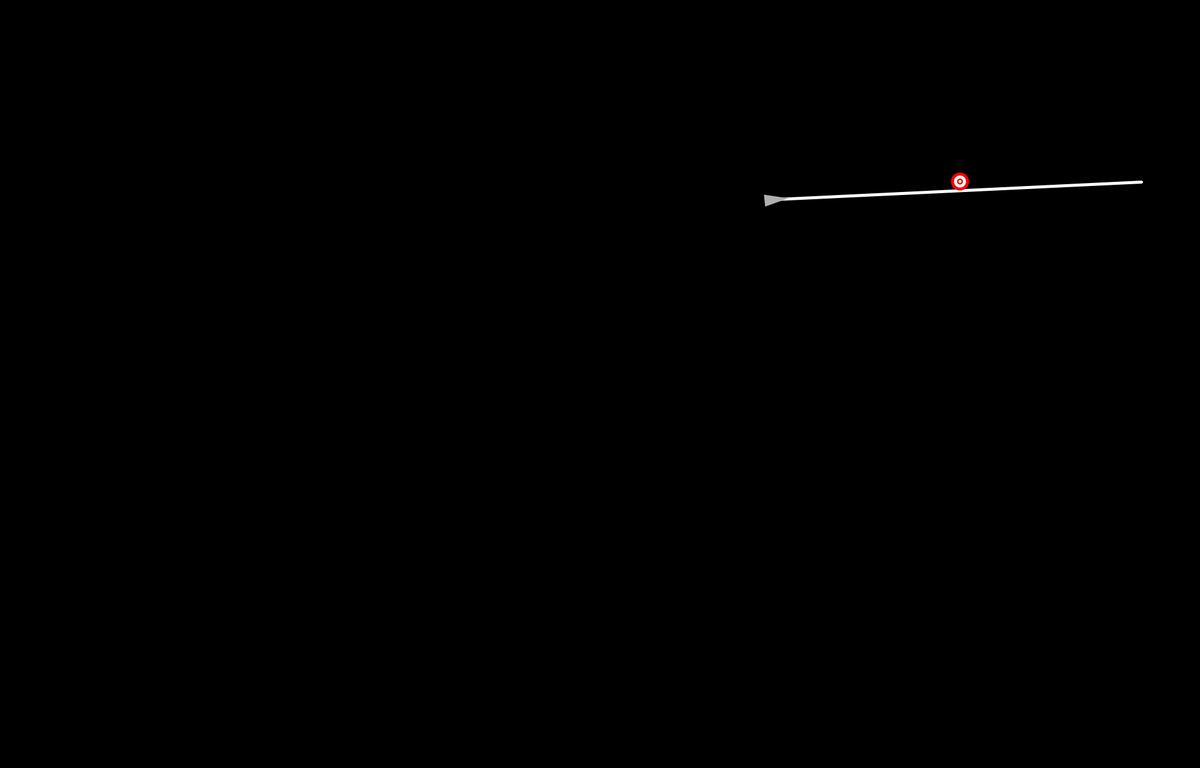
Frame 1 (no input)
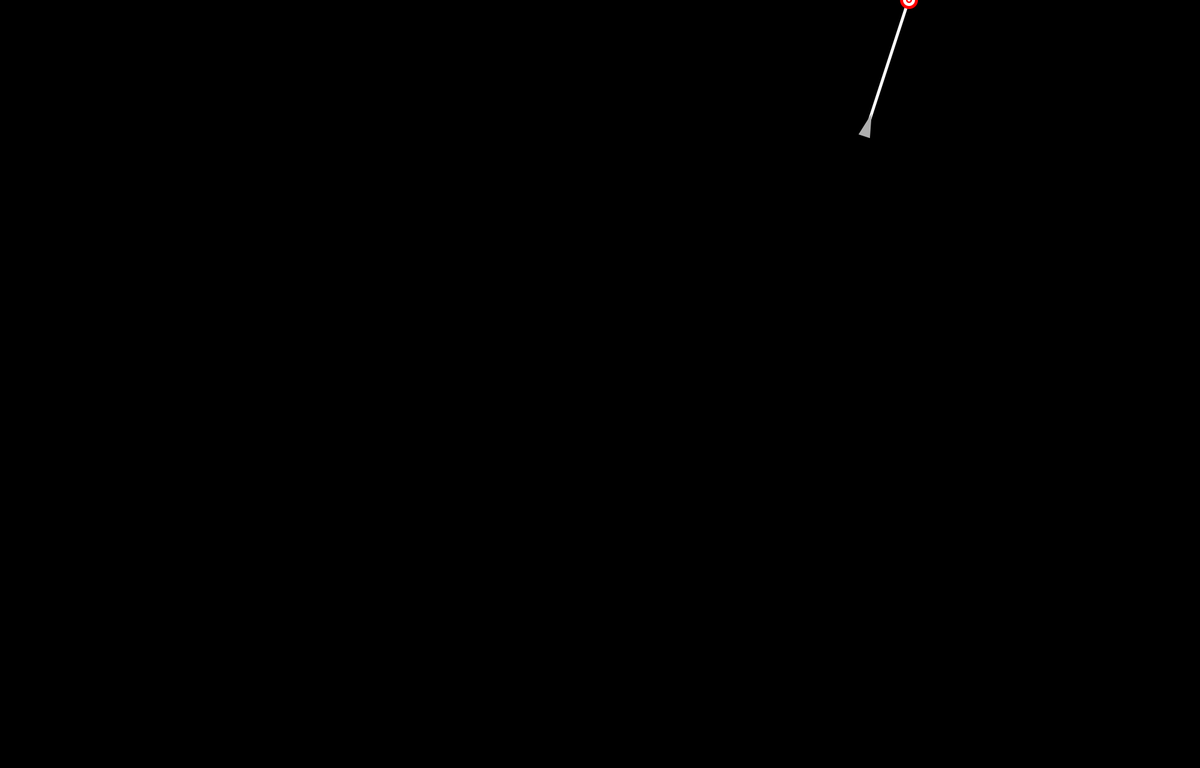
Frame 60 (the mouse pressed at the canvas centre just before this capture)
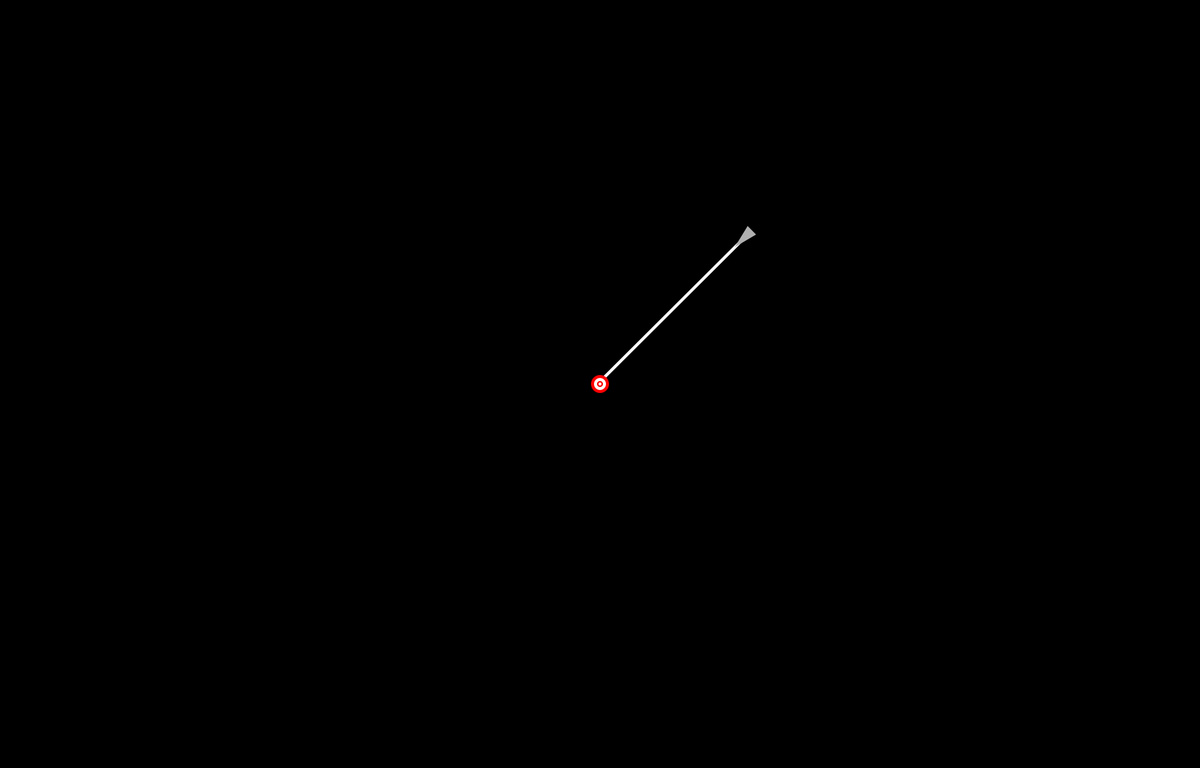
Frame 120 (the mouse held since frame 60 and released just before this capture)

The Processing sketch that drew these frames (run headless with seeded random() and noise(); from frame 60 on, the mouse is pressed at the canvas centre):

// Processing sketch: Park_NOC_6_4
// ── Park_NOC_6_4.pde
/* Ryan P    "11/22/19"
"Pursuit + Park"
Information Engineering  '18-19     St. Mark's School of Texas 

Code Abstract: "To have the vehicle stop moving once it reaches the target"
Source(s): Daniel Shiffman: https://natureofcode.com/book/chapter-6-autonomous-agents/

This program is free software: you can redistribute it and/or modify it under the terms of the GNU General Public License v3 as published by the Free Software Foundation
*/
//DCR: Very Original. +2 pts for that. Good Job!
//DCR: Needs your commentary! - 2 pts for that !
//dCR: Score : 20/ 20 pts
Vehicle Ferrari;

Target seek;

void setup(){
  Ferrari = new Vehicle(random(0,width),random(0,height),175,175,175,1);
  seek = new Target();
  smooth();
  size(2000,1280);
  background(0);
  //normal setup stuff
}

void draw(){
  PVector FSeek = seek.loc.add( new PVector(seek.stepx,seek.stepy));
 
  background(0);
  strokeWeight(5);
  stroke(255);
  line(Ferrari.location.x,Ferrari.location.y,FSeek.x,FSeek.y);

  //draws lines
  seek.run();
  Ferrari.run(FSeek);

}

// ── T.pde
class Target{
  PVector loc;
  float stepSize,pnx,pny,stepx,stepy,maxStep;
  
  Target(){
    loc = new PVector(random(0,width),random(0,height));
    pnx=20;
    pny=1300;
    maxStep=5;
  }
  void run(){
    move();
    display();
  }
  
  void move(){
    stepx=map(noise(pnx),0,1,-maxStep,maxStep);
    stepy=map(noise(pny),0,1,-maxStep,maxStep);
    loc.x= constrain(loc.x+stepx,0, displayWidth);
    loc.y= constrain(loc.y+stepy,0,displayHeight);
    pnx+=.01;
    pny+=.01;
    if (mousePressed) loc=new PVector (mouseX,mouseY);
  }
  void display(){
    noStroke();
    fill(255,0,0);
    ellipse(loc.x,loc.y,30,30);
    fill(255);
    ellipse(loc.x,loc.y,20,20);
    fill(255,0,0);
    ellipse(loc.x,loc.y,10,10);
    fill(255);
    ellipse(loc.x,loc.y,5,5);
  }
}

// ── Vheicle.pde
class Vehicle {
 
  PVector location;
  PVector velocity;
  PVector acceleration;
  float r, R,G,B;
  float maxforce;
  float maxspeed;
  int asdf;
 
  Vehicle(float x, float y,float R_,float G_,float B_,int asdf_ ) {
    acceleration = new PVector(0,0);
    velocity = new PVector(0,0);
    location = new PVector(x,y);
    r = 10.0;
    asdf=asdf_;
    if (asdf==1){
      maxspeed = 7;
      maxforce = 1;
    }
    R=R_;
    G=G_;
    B=B_;
  }

  void update() {
    velocity.add(acceleration);
    velocity.limit(maxspeed);
    location.add(velocity);
    acceleration.mult(0);
  }//moves the vehicles
 
  void applyForce(PVector force) {
    acceleration.add(force);
  }
 
  void seek(PVector target) {
    PVector desired = PVector.sub(target,location);
    maxspeed= sqrt(desired.mag())*.25;//this line changes maxspeed based on the enviroment. This is the only difference in code between 6.3 and 6.2
    desired.normalize();   
    desired.mult(maxspeed);
    PVector steer = PVector.sub(desired,velocity);
    steer.limit(maxforce);
    if(asdf==1 && PVector.sub(target,location).mag() < 10){
      velocity=new PVector (0,0);
      acceleration=new PVector (0,0);
    }else applyForce(steer);

  }//steers the vehicle
 
  void display() {

    float theta = velocity.heading() + PI/2;
    fill(R,G,B);
    noStroke();
    pushMatrix();
    translate(location.x,location.y);
    rotate(theta);
    beginShape();
    vertex(0, -r*2);
    vertex(-r, r*2);
    vertex(r, r*2);
    endShape(CLOSE);
    popMatrix();
  }//displays a triangle at the position of the vehicle  
  
  void run(PVector target){
    seek(target);
    update();
    display();
    
  }
}
